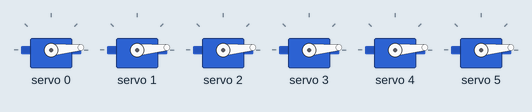
Recording of a sketch running on a simulated ESP32. Shown: 6 × servo. What the sketch prints to the serial monitor is not drawn.

Above: at 0.05 s.
At 2.0 s:
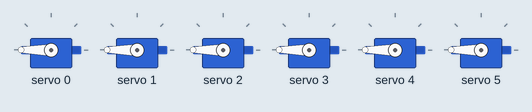
Timing chart, 0 to 4.6 s (numbered marks = the images above):
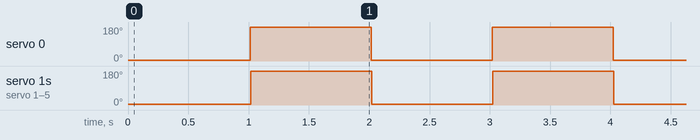

Measured:
- by itself, servo 0–5: alternates 180° for 1.0 s and 5° for 1.0 s

The sketch:

ControlSrvo.ino
```cpp
#include <Wire.h>
#include <Adafruit_PWMServoDriver.h>

Adafruit_PWMServoDriver pwm = Adafruit_PWMServoDriver(0x40);

#define SERVO_FREQ 50
#define SERVO_MIN     600
#define SERVO_MAX     2400


void setup() {
  Serial.begin(115200);
  Serial.println("PCA9685 8-channel Servo test");

  Wire.begin(21, 22);

  pwm.begin();
  pwm.setOscillatorFrequency(25000000);
  pwm.setPWMFreq(SERVO_FREQ);

  delay(10);
}

void moveServo(int servo, int angle) {
  angle = constrain(angle, 0, 180);
  int convert = map(angle, 0, 180, SERVO_MIN, SERVO_MAX);
  pwm.writeMicroseconds(servo, convert);
}

void loop() {

  for (int i = 0; i < 6; i++) {
    moveServo(i, 0);
  }
  delay(1000);
    for (int i = 0; i < 6; i++) {
    moveServo(i, 180);
  }
  delay(1000);

}
```
